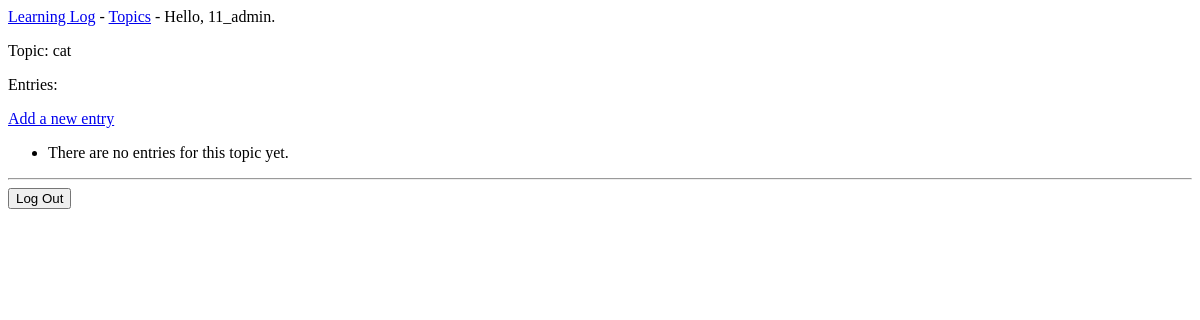
The app's page /topics/6/ (signed in), older data.
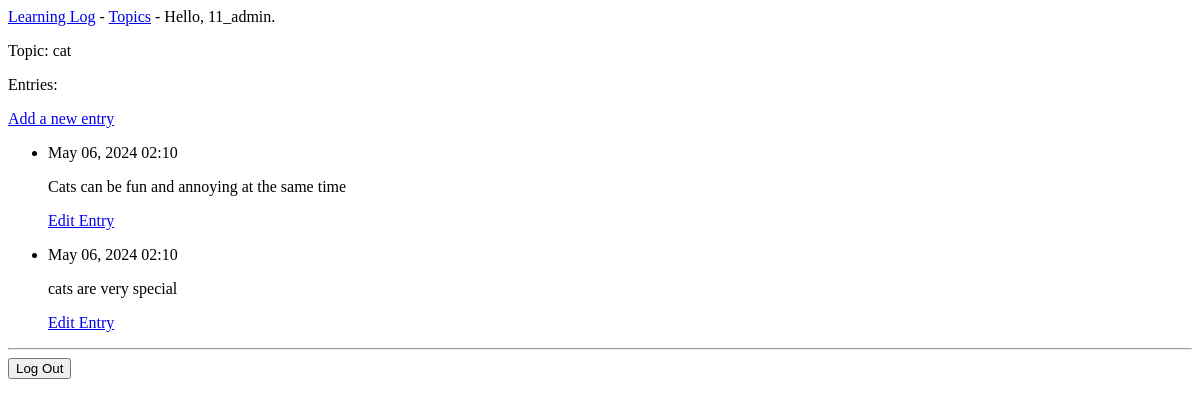
The same page, newer data.
### learning_logs/models.py (models this page shows, shortened)
class Topic(models.Model):
    text = models.CharField(max_length = 200)
    date_added = models.DateTimeField(auto_now_add = True)
    owner = models.ForeignKey(User, on_delete=models.CASCADE)

class Entry(models.Model):
    topic = models.ForeignKey(Topic, on_delete = models.CASCADE)
    text = models.TextField()
    date_added = models.DateTimeField(auto_now_add = True)
    class Meta:
        verbose_name_plural = 'entries'

### learning_logs/views.py (the view)
# urls.py: path('topics/<int:topic_id>/', views.topic, name='topic'),
@login_required
def topic(request, topic_id):
    topic = Topic.objects.get(id=topic_id)
    if topic.owner != request.user:
        raise Http404
    entries = topic.entry_set.order_by('-date_added')
    context = {'topic': topic, 'entries': entries}
    return render(request, 'learning_logs/topic.html', context)

### learning_logs/templates/learning_logs/topic.html
{% extends 'learning_logs/base.html' %} {% block content %}
<p>Topic: {{topic.text}}</p>
<p>Entries:</p>
<p>
  <a href="{% url 'learning_logs:new_entry' topic.id %}">Add a new entry</a>
</p>
<ul>
  {% for entry in entries %}
  <li>
    <p>{{ entry.date_added|date:'M d, Y H:i' }}</p>
    <p>{{ entry.text|linebreaks }}</p>
    <p>
      <a href="{% url 'learning_logs:edit_entry' entry.id %}">Edit Entry</a>
    </p>
  </li>
  {% empty %}
  <li>There are no entries for this topic yet.</li>
  {% endfor %}
</ul>
{% endblock content %}

### learning_logs/templates/learning_logs/base.html (shortened to what this page needs)
<p>
  <a href="{% url 'learning_logs:index' %}">Learning Log</a> -
  <a href="{% url 'learning_logs:topics' %}">Topics</a> -
  {% if user.is_authenticated %}
    Hello, {{user.username}}.
  {% else %}
    <a href="{% url 'accounts:register' %}">Register</a> -
    <a href="{% url 'accounts:login' %}">Log in</a>
  {% endif %}
</p>
{% block content%}{% endblock content %}
{% if user.is_authenticated %}
  <hr />
  <form action="{% url 'accounts:logout' %}"method='post'>
    <button name="submit">Log Out</button>
  </form>
{% endif %}

Row changes from the older to the newer data that the page shows:
added Entry: date_added "May 06, 2024 02:10", text "Cats can be fun and annoying at the same time"
added Entry: date_added "May 06, 2024 02:10", text "cats are very special"
Text that changed along with them:
text no longer shown: "There are no entries for this topic yet."
